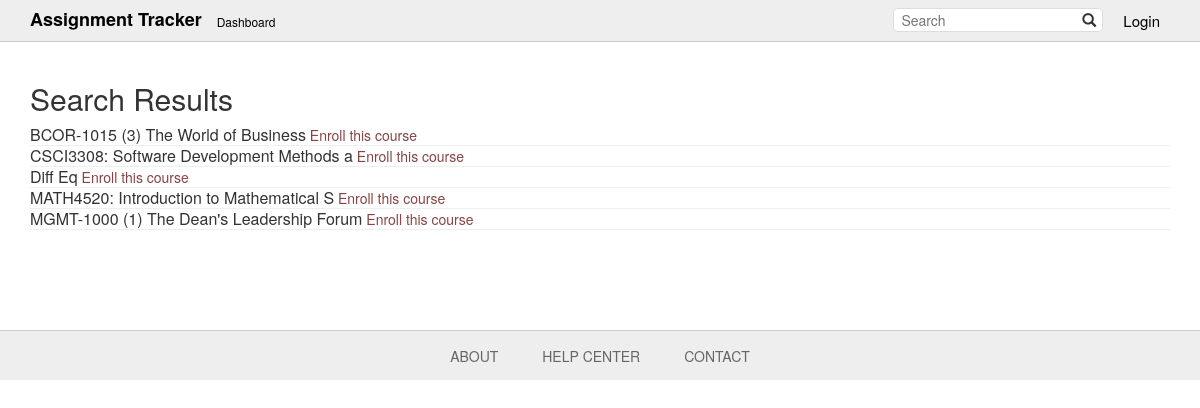
Screenshot of /add_course/ with the database file from the repository.
### tables/models.py (models this page shows, shortened)
class Course(models.Model):
    users = models.ManyToManyField('auth.User')
    course = models.CharField(max_length=128)
    difficulty = models.IntegerField(default=1,
        validators=[MinValueValidator(1), MaxValueValidator(5)])
    url = models.URLField(max_length=512)

### tables/views.py (the view)
# urls.py: url(r'^add_course/$', views.add_course, name='add_course'),
def add_course(request):
	courses = Course.objects.all().order_by('course')
	return render(request, 'tables/search.html', {'courses': courses})

### tables/templates/tables/search.html
{% extends 'tables/base.html' %}
{% block content %}
<h2>Search Results</h2>
{% for course in courses %}
    <div class="search-result clearfix">
        <h3 style="display: inline; font-size: 16px;">{{ course.course }}</h3>
        <a href="{% url 'enroll' course_pk=course.pk %}" style="color: #884444">Enroll this course</a>
        <hr style="margin: 0;"/>
    </div>
{% endfor %}
{% endblock %}

### tables/static/css/style.css (style rules this page uses)
a { color: black; text-decoration: none; }

### rows the page displays
Course: course "BCOR-1015 (3) The World of Business"
Course: course "CSCI3308: Software Development Methods a"
Course: course "Diff Eq"
Course: course "MATH4520: Introduction to Mathematical S"
Course: course "MGMT-1000 (1) The Dean's Leadership Forum"
